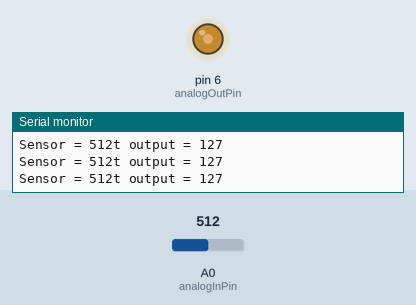
Simulated run of this sketch. Board: Arduino Uno, built with avr-gcc and run on an emulated ATmega328P. On the bench: output pins drawn as LEDs (lit = HIGH), the last lines printed to the serial monitor. The test bench sets the inputs (shaded band); at power-on: A0 (analogInPin) = 512.

Above: at 1.2 s.
1.3 s: A0 (analogInPin) set to 419
At 2.2 s:
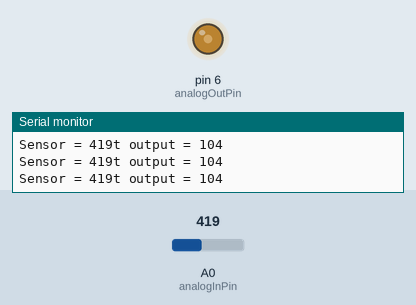
4.3 s: A0 (analogInPin) set to 385
At 5.6 s:
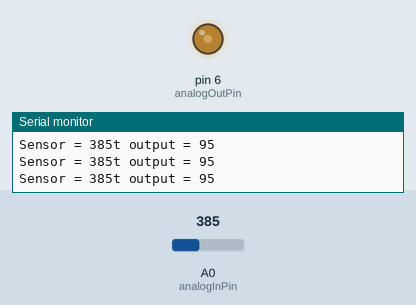
7.3 s: A0 (analogInPin) set to 716
At 8.1 s:
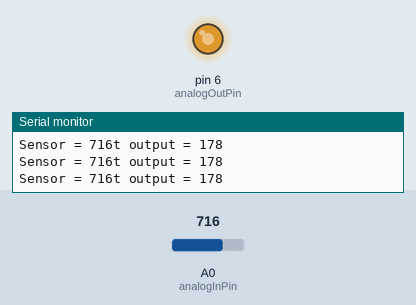
8.8 s: A0 (analogInPin) set to 987
At 9.8 s:
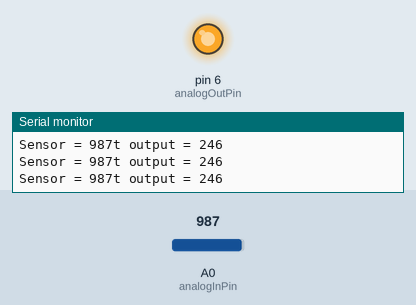
10.3 s: A0 (analogInPin) set to 1007
At 11.6 s:
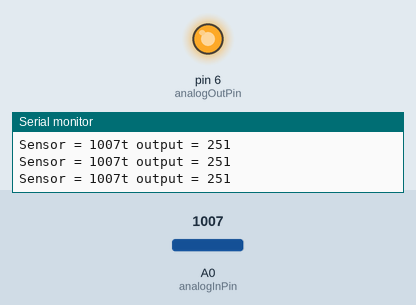
13.3 s: A0 (analogInPin) set to 0
At 14.3 s:
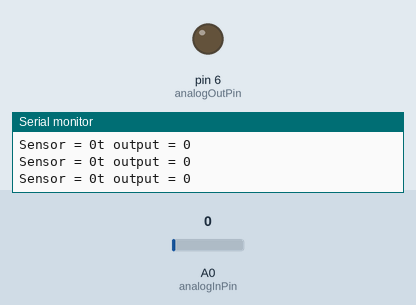
Timing chart, 0 to 15.8 s (numbered marks = the images above; inputs shaded):
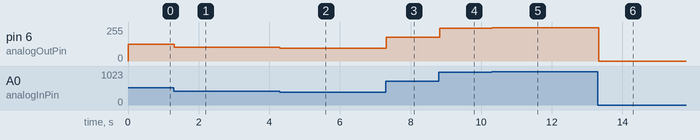

The sketch:

dimmer.ino
```cpp
// Com ajuda do tutorial de Engenheiro de Plantão
const int analogInPin = A0;
const int analogOutPin = 6;

int sensorValue = 0;
int outputValue = 0;

void setup(){
	Serial.begin(9600);
}

void loop(){
	sensorValue = analogRead(analogInPin);
  	outputValue = map(sensorValue,0,1023,0,255);
   	analogWrite(analogOutPin, outputValue);

    Serial.print("Sensor = ");
   	Serial.print(sensorValue);
  	Serial.print("t\ output = ");
  	Serial.println(outputValue);

  	delay(2);
}
```

Measured:
- after the input at 1.3 s, pin 6 (analogOutPin): 127/255 → 104/255 at once
- after the input at 4.3 s, pin 6 (analogOutPin): 104/255 → 95/255 at once
- after the input at 7.3 s, pin 6 (analogOutPin): 95/255 → 178/255 at once
- after the input at 8.8 s, pin 6 (analogOutPin): 178/255 → 246/255 at once
- after the input at 10.3 s, pin 6 (analogOutPin): 246/255 → 251/255 at once
- after the input at 13.3 s, pin 6 (analogOutPin): 251/255 → 0/255 at once
